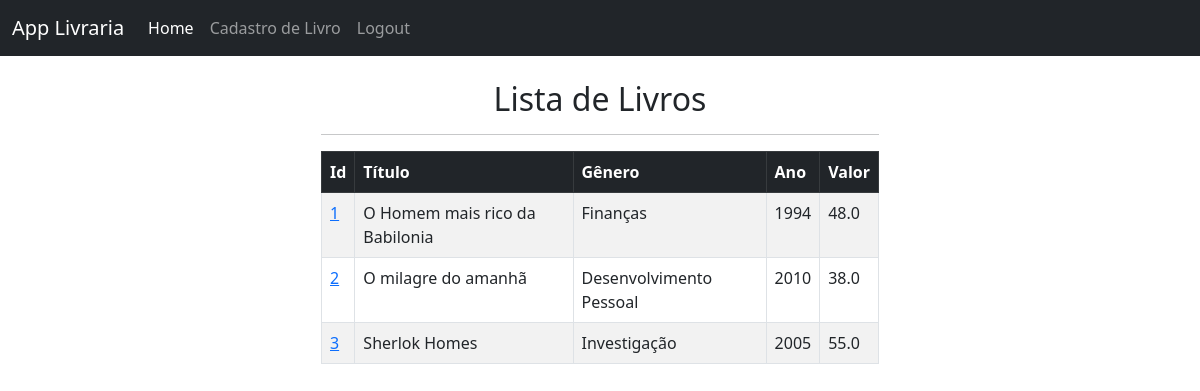
Page / (signed in) on the earlier database version.
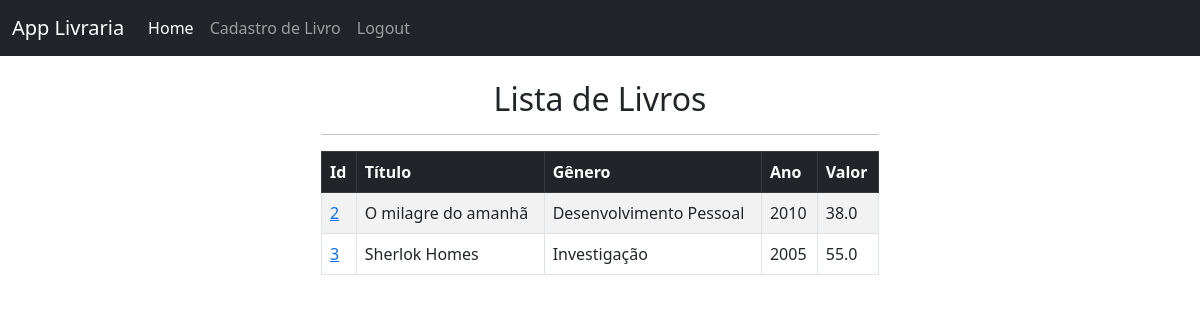
Same page on the later database version.
### livraria/models.py (models this page shows, shortened)
class Book(models.Model):
    created_at = models.DateTimeField(auto_now_add=True)
    title = models.CharField(max_length=50)
    description = models.CharField(max_length=200)
    year = models.IntegerField()
    genre = models.CharField(max_length=30)
    value = models.FloatField()

### livraria/views.py (the view)
# urls.py: path('', home, name='home'),
def home(request):
    books = Book.objects.all()
    if request.method == "POST":
        username = request.POST['usuario']
        password = request.POST['senha']
        user = authenticate(
            request,
            username=username,
            password=password
        )
        if user is not None:
            login(request, user)
            messages.success(request, "Login realizado com sucesso!")
            return redirect('home')
        else:
            messages.error(request, "Erro na autenticação. Tente novamente!")
            return redirect('home')
    else:
        return render(request, 'home.html',{'books':books})

### livraria/templates/home.html (shortened to what this page needs)
{% extends 'base.html' %}
{% block content %}
<div class="col-md-6 offset-md-3">
    {% if user.is_authenticated %}
    <h2 class="text-center">Lista de Livros</h2>
    <hr>
    <table class="table table-striped table-bordered table-hover">
        <thead class="table-dark">
            <tr>
                <th>Id</th>
                <th>Título</th>
                <th>Gênero</th>
                <th>Ano</th>
                <th>Valor</th>
            </tr>
        </thead>
        <tbody>
            {% if books %}
                {% for book in books %}
                    <tr>
                        <td><a href="{% url 'book' book.id %}">{{ book.id }}</a></td>
                        <td>{{ book.title }}</td>
                        <td>{{ book.genre }}</td>
                        <td>{{ book.year }}</td>
                        <td>{{ book.value }}</td>
                {% endfor %}
            {% endif %}
                    </tr>
        </tbody>
    </table>
{% endif %}
{% endblock %}

Differences in the rows shown:
removed Book: id "1", title "O Homem mais rico da Babilonia", genre "Finanças", year "1994", value "48.0"
